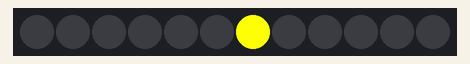
Recording of a sketch running on a simulated ATtiny85, built with avr-gcc and run on an emulated ATtiny85. On the bench: 12 RGB LEDs in strip order, left to right. Random numbers use the default seed unless the sketch sets one.

Above: at 0.16 s.
At 5.63 s:
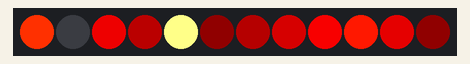
At 10.01 s:
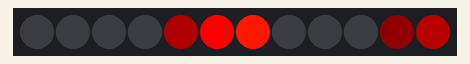
At 19.81 s:
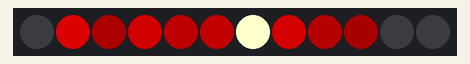
At 29.75 s:
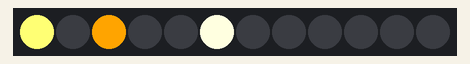
At 39.56 s:
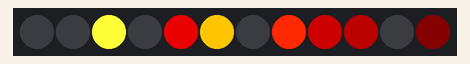

The sketch:

BouleNoel2024A03.ino
```cpp
  // BouleNoel2024A03
  // Fire
  // ATtiny85
  // Ring 12 LEDs
  // claude.dufourmont@laposte.net
  // https://www.youtube.com/c/ClaudeDufourmont
  // https://github.com/claudiusmarius

  #include <Adafruit_NeoPixel.h>
  #define PIN 0
  #define NUM_LEDS 12

  Adafruit_NeoPixel strip = Adafruit_NeoPixel(NUM_LEDS, PIN, NEO_GRB + NEO_KHZ800);

  void setup()
  {
  strip.begin();
  strip.show(); // Initialize all pixels to 'off'
  }

  void loop()
  {
  Fire(55, 120, 15);
  }

  void Fire(int Cooling, int Sparking, int SpeedDelay)
  {
  static byte heat[NUM_LEDS];
  int cooldown;

  // Step 1. Cool down every cell a little
  for (int i = 0; i < NUM_LEDS; i++)
  {
  cooldown = random(0, ((Cooling * 10) / NUM_LEDS) + 2);
  if (cooldown > heat[i])
  {
  heat[i] = 0;
  } else {
  heat[i] = heat[i] - cooldown;
  }
  }

  // Step 2. Heat from each cell drifts 'up' and diffuses a little
  for (int k = NUM_LEDS - 1; k >= 2; k--)
  {
  heat[k] = (heat[k - 1] + heat[k - 2] + heat[k - 2]) / 3;
  }

  // Step 3. Randomly ignite new 'sparks' near the bottom
  if (random(255) < Sparking)
  {
  int y = random(7);
  heat[y] = heat[y] + random(160, 255);
  }

  // Step 4. Convert heat to LED colors
  for (int j = 0; j < NUM_LEDS; j++)
  {
  setPixelHeatColor(j, heat[j]);
  }

  showStrip();
  delay(SpeedDelay);
  }

  void setPixelHeatColor(int Pixel, byte temperature)
  {
  byte t192 = round((temperature / 255.0) * 191);
  byte heatramp = t192 & 0x3F;
  heatramp <<= 2;

  if (t192 > 0x80)
  {
  setPixel(Pixel, 255, 255, heatramp);
  }
  else if (t192 > 0x40)
  {
  setPixel(Pixel, 255, heatramp, 0);
  }
  else
  {
  setPixel(Pixel, heatramp, 0, 0);
  }
  }

  void showStrip()
  {
  strip.show();
  }

  void setPixel(int Pixel, byte red, byte green, byte blue)
  {
  strip.setPixelColor(Pixel, strip.Color(red, green, blue));
  }

  void setAll(byte red, byte green, byte blue)
  {
  for (int i = 0; i < NUM_LEDS; i++)
  {
  setPixel(i, red, green, blue);
  }
  showStrip();
  }
```
